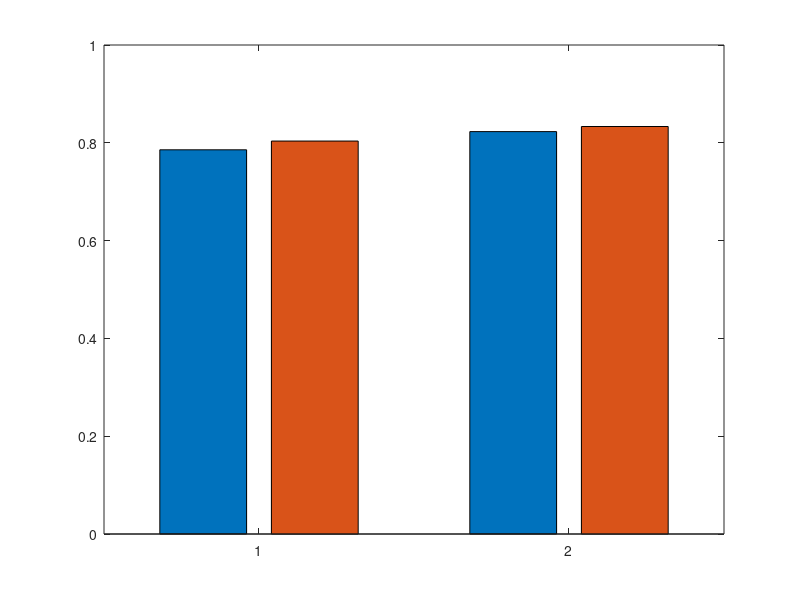

MATLAB code for this plot: (Note: this script raises an error after producing the figure.)
function plotAccuracyFreshFrozen
    y = [44/56   45/56; 79/96   80/96];
    str={'Fresh'; 'Frozen'};
    labels= {'RUSBoosted', 'Bagged'; 'RUSBoosted', 'Bagged'};
    

    hB=bar(y);          % use a meaningful variable for a handle array...
    hAx=gca;            % get a variable for the current axes handle
    hAx.XTickLabel=str; % label the ticks
    hT=[];              % placeholder for text object handles
    for i=1:length(hB)  % iterate over number of bar objects
    hT=[hT,text(hB(i).XData+hB(i).XOffset,hB(i).YData,labels(:,i), ...
          'VerticalAlignment','bottom','horizontalalign','center')];
    end

    xlabel("Type")
    ylabel("Accuracy");
    title("Comparison of Accuracy of RUSBoosted and Bagged Trees");
end